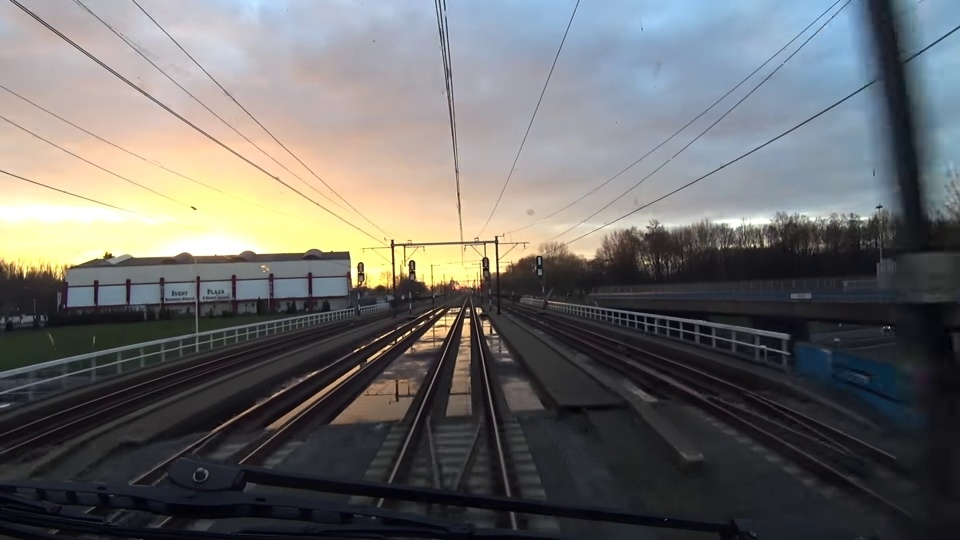
#> input picture lab4/photos/scene1_switch.jpg, 960 x 540 px; the run also reads 2 pictures not shown here
$ python lab4.py photos/scene1_switch.jpg
#> lines starting #> are read from the running program, lines starting #| are printed output that depends on the picture; after the words box and inside, x2 and y2 are one past the last pixel; in counts of white or black regions, pixels touching at a corner belong together
### lab4/ransac_line.py
import numpy as np


def _line_through(p, q):
    (x1, y1), (x2, y2) = p, q
    a, b = y2 - y1, x1 - x2
    norm = np.hypot(a, b)
    if norm == 0:
        return None
    a, b = a / norm, b / norm
    c = -(a * x1 + b * y1)
    return a, b, c


def _refine(points):
    center = points.mean(axis=0)
    _, _, vt = np.linalg.svd(points - center, full_matrices=False)
    a, b = vt[1]
    c = -(a * center[0] + b * center[1])
    return a, b, c


def fit_line_ransac(points, tolerance=3.0, attempts=100, min_support=2, seed=0):
    points = np.asarray(points, dtype=np.float64)
    n = len(points)
    empty = np.zeros(n, dtype=bool)
    if n < 2:
        return None, empty

    rng = np.random.default_rng(seed)
    best_model, best_inliers, best_count = None, empty, 0

    for _ in range(attempts):
        i, j = rng.choice(n, size=2, replace=False)
        model = _line_through(points[i], points[j])
        if model is None:
            continue
        a, b, c = model
        dist = np.abs(a * points[:, 0] + b * points[:, 1] + c)
        inliers = dist <= tolerance
        count = int(inliers.sum())
        if count > best_count:
            best_model, best_inliers, best_count = model, inliers, count

    if best_model is None or best_count < min_support:
        return None, empty


    a, b, c = _refine(points[best_inliers])
    dist = np.abs(a * points[:, 0] + b * points[:, 1] + c)
    return (a, b, c), dist <= tolerance

### lab4/lab4.py
import os
import sys
from collections import deque

import cv2 as cv
import numpy as np
import matplotlib.pyplot as plt

from ransac_line import fit_line_ransac

SHOW = "--no-show" not in sys.argv
OUT = "results"
os.makedirs(OUT, exist_ok=True)

TARGET_W = 960


SCENES = [
    dict(key="s1", file="photos/scene1_switch.jpg", roi=(300, 300, 360, 160),
         title="Сцена 1 – стрелочный съезд"),
    dict(key="s2", file="photos/scene2_tram_occlusion.jpg", roi=(200, 300, 480, 240),
         title="Сцена 2 – перекрытие рельсов трамваем"),
    dict(key="s3", file="photos/scene3_crossing.jpg", roi=(330, 330, 480, 210),
         title="Сцена 3 – переезд через проезжую часть"),
    dict(key="s4", file="photos/scene4_curve_fog.jpg", roi=(480, 380, 420, 160),
         title="Сцена 4 – поворот (ответвление) пути в тумане"),
]
MAIN = 3


PRIVACY = {
    "s2": [(320, 210, 70, 50), (0, 285, 135, 45)],
    "s3": [(115, 285, 60, 85), (245, 280, 100, 90), (845, 300, 55, 95),
           (935, 325, 25, 70), (160, 310, 80, 40)],
}


def load(path):
    img = cv.imread(path, cv.IMREAD_COLOR)
    if img is None:
        raise FileNotFoundError(f"Не удалось прочитать изображение: {path}")
    h, w = img.shape[:2]
    if w != TARGET_W:
        scale = TARGET_W / w
        img = cv.resize(img, (TARGET_W, round(h * scale)), interpolation=cv.INTER_AREA)
    return img


def for_display(img, key):
    out = img.copy()
    for x, y, w, h in PRIVACY.get(key, []):
        out[y:y + h, x:x + w] = cv.GaussianBlur(out[y:y + h, x:x + w], (31, 31), 12)
    return out


def crop(img, roi):
    x, y, w, h = roi
    return img[y:y + h, x:x + w]


def rgb(img):
    return cv.cvtColor(img, cv.COLOR_BGR2RGB)


def to_u8(a):
    m = a.max()
    return np.zeros(a.shape, np.uint8) if m == 0 else np.rint(a / m * 255).astype(np.uint8)


def show(ax, img, title, gray=False):
    if gray:
        ax.imshow(img, cmap="gray", vmin=0, vmax=255)
    else:
        ax.imshow(img)
    ax.set_title(title, fontsize=10)
    ax.axis("off")


def finish(fig, name):
    fig.tight_layout()
    fig.savefig(os.path.join(OUT, name), dpi=130, bbox_inches="tight")
    if SHOW:
        plt.show()
    plt.close(fig)


def gradients(smooth):
    gx = cv.Sobel(smooth, cv.CV_32F, 1, 0, ksize=3)
    gy = cv.Sobel(smooth, cv.CV_32F, 0, 1, ksize=3)
    mag = np.hypot(gx, gy)
    ang = np.degrees(np.arctan2(gy, gx)) % 180.0
    return gx, gy, mag, ang


def non_max_suppression(mag, ang):
    h, w = mag.shape
    out = np.zeros_like(mag)
    for y in range(1, h - 1):
        for x in range(1, w - 1):
            a = ang[y, x]
            if a < 22.5 or a >= 157.5:
                n1, n2 = mag[y, x - 1], mag[y, x + 1]
            elif a < 67.5:
                n1, n2 = mag[y - 1, x - 1], mag[y + 1, x + 1]
            elif a < 112.5:
                n1, n2 = mag[y - 1, x], mag[y + 1, x]
            else:
                n1, n2 = mag[y - 1, x + 1], mag[y + 1, x - 1]
            if mag[y, x] >= n1 and mag[y, x] >= n2:
                out[y, x] = mag[y, x]
    return out


def hysteresis(nms, low_ratio=0.1, high_ratio=0.2):
    m = nms.max()
    edges = np.zeros(nms.shape, np.uint8)
    if m == 0:
        return edges, 0.0, 0.0
    low, high = low_ratio * m, high_ratio * m
    h, w = nms.shape
    visited = np.zeros(nms.shape, bool)
    queue = deque()
    for y, x in zip(*np.nonzero(nms >= high)):
        visited[y, x] = True
        edges[y, x] = 255
        queue.append((y, x))
    while queue:
        y, x = queue.popleft()
        for dy in (-1, 0, 1):
            for dx in (-1, 0, 1):
                ny, nx = y + dy, x + dx
                if 0 <= ny < h and 0 <= nx < w and not visited[ny, nx]:
                    if nms[ny, nx] >= low:
                        visited[ny, nx] = True
                        edges[ny, nx] = 255
                        queue.append((ny, nx))
    return edges, low, high


def part1(scene):
    img = load(scene["file"])
    gray = cv.cvtColor(crop(img, scene["roi"]), cv.COLOR_BGR2GRAY)
    smooth = cv.GaussianBlur(gray, (5, 5), sigmaX=1, sigmaY=1)
    gx, gy, mag, ang = gradients(smooth)
    nms = non_max_suppression(mag, ang)
    own, low, high = hysteresis(nms, 0.1, 0.2)
    cv_a = cv.Canny(smooth, 60, 120, apertureSize=3, L2gradient=True)
    cv_b = cv.Canny(smooth, 30, 60, apertureSize=3, L2gradient=True)
    cv_c = cv.Canny(smooth, 100, 200, apertureSize=3, L2gradient=True)

    print("\nЧАСТЬ 1. Собственный Канни,", scene["title"])
    print(f"  тип Gx: {gx.dtype}, диапазон Gx: [{gx.min():.1f}, {gx.max():.1f}]")
    print(f"  max |grad| = {mag.max():.1f}, max после NMS = {nms.max():.1f}")
    print(f"  пороги: low = {low:.1f}, high = {high:.1f}")
    print(f"  доля ненулевых после NMS: {np.mean(nms > 0) * 100:.1f}%")
    stats = {}
    for name, e in [("свой (0.1/0.2 от max)", own), ("cv.Canny 60/120", cv_a),
                    ("cv.Canny 30/60", cv_b), ("cv.Canny 100/200", cv_c)]:
        stats[name] = int(np.count_nonzero(e))
        print(f"  {name:<24}: {stats[name]:6d} пикселей границ")
    both = np.count_nonzero((own > 0) & (cv_a > 0))
    union = np.count_nonzero((own > 0) | (cv_a > 0))
    print(f"  совпадение своего с 60/120: {both} общих из {union} (IoU {both / union:.2f})")
    print(f"  значения итоговой карты: {np.unique(own)}")

    fig, ax = plt.subplots(3, 2, figsize=(11, 7.6))
    ax = ax.ravel()
    show(ax[0], gray, "Полутоновый фрагмент", True)
    show(ax[1], smooth, "Гаусс 5×5, σ = 1", True)
    show(ax[2], to_u8(mag), "Величина градиента (норм. для показа)", True)
    show(ax[3], to_u8(nms), "После подавления немаксимумов", True)
    show(ax[4], own, f"Свой Канни: пороги 0,1 и 0,2 от max ({low:.0f}/{high:.0f})", True)
    show(ax[5], cv_a, "cv.Canny 60/120, L2gradient", True)
    finish(fig, "p1_own_canny.png")

    fig, ax = plt.subplots(1, 3, figsize=(14, 2.6))
    show(ax[0], cv_b, "cv.Canny 30/60", True)
    show(ax[1], cv_a, "cv.Canny 60/120", True)
    show(ax[2], cv_c, "cv.Canny 100/200", True)
    finish(fig, "p1_canny_thresholds.png")


    fig, ax = plt.subplots(figsize=(6, 2.6))
    im = ax.imshow(np.where(mag > high, ang, np.nan), cmap="twilight", vmin=0, vmax=180)
    ax.set_title("Направление градиента, ° (только сильные точки)", fontsize=10)
    ax.axis("off")
    fig.colorbar(im, ax=ax, fraction=0.03)
    finish(fig, "p1_direction.png")
    return dict(low=low, high=high, max_mag=float(mag.max()), max_nms=float(nms.max()),
                counts=stats, iou=both / union)


def part2(scene):
    img = load(scene["file"])
    x0, y0, w, h = scene["roi"]
    frag = crop(img, scene["roi"]).copy()
    gray = cv.GaussianBlur(cv.cvtColor(frag, cv.COLOR_BGR2GRAY), (5, 5), 1)

    T, mask = cv.threshold(gray, 0, 255, cv.THRESH_BINARY | cv.THRESH_OTSU)
    contours, _ = cv.findContours(mask, cv.RETR_EXTERNAL, cv.CHAIN_APPROX_SIMPLE)
    contours = [c for c in contours if cv.contourArea(c) > 0]
    contours = sorted(contours, key=cv.contourArea, reverse=True)[:3]

    print("\nЧАСТЬ 2. Контуры,", scene["title"])
    print(f"  порог Оцу: {T:.0f}, всего внешних контуров: "
          f"{len(cv.findContours(mask, cv.RETR_EXTERNAL, cv.CHAIN_APPROX_SIMPLE)[0])}")
    rows = []
    vis = frag.copy()
    for i, c in enumerate(contours, 1):
        area = cv.contourArea(c)
        per = cv.arcLength(c, True)
        m = cv.moments(c)
        cx, cy = (m["m10"] / m["m00"], m["m01"] / m["m00"]) if m["m00"] != 0 else (np.nan, np.nan)
        bx, by, bw, bh = cv.boundingRect(c)
        (rcx, rcy), (rw, rh), rang = cv.minAreaRect(c)
        filled = np.zeros_like(mask)
        cv.drawContours(filled, [c], -1, 255, -1)
        pix = int(np.count_nonzero(filled & mask))
        rows.append(dict(n=i, area=area, per=per, cx=cx, cy=cy, br=(bx, by, bw, bh),
                         mr=(rw, rh, rang), pix=pix, pts=len(c)))
        print(f"  #{i}: площадь {area:.1f} px², пикселей маски {pix}, периметр {per:.1f}, "
              f"центр ({cx:.1f}, {cy:.1f}), boundingRect {bw}x{bh}, "
              f"minAreaRect {rw:.1f}x{rh:.1f} @ {rang:.1f}°, точек {len(c)}")
        color = [(0, 0, 255), (0, 200, 0), (255, 0, 0)][i - 1]
        cv.drawContours(vis, [c], -1, color, 2)
        cv.rectangle(vis, (bx, by), (bx + bw - 1, by + bh - 1), (0, 255, 255), 1)
        box = np.rint(cv.boxPoints(((rcx, rcy), (rw, rh), rang))).astype(np.int32)
        cv.drawContours(vis, [box], -1, (255, 0, 255), 1)
        if m["m00"] != 0:
            cv.circle(vis, (int(round(cx)), int(round(cy))), 4, (255, 255, 255), -1)
            cv.circle(vis, (int(round(cx)), int(round(cy))), 4, (0, 0, 0), 1)
        cv.putText(vis, str(i), (bx + 3, by + 15), cv.FONT_HERSHEY_SIMPLEX, 0.55,
                   (255, 255, 255), 2)

    fig, ax = plt.subplots(3, 1, figsize=(8, 9.5))
    show(ax[0], rgb(frag), "Фрагмент")
    show(ax[1], mask, f"Маска Оцу (T = {T:.0f}), белое – светлые области", True)
    show(ax[2], rgb(vis), "Контуры 1–3: жёлтый – boundingRect, "
                          "пурпурный – minAreaRect, точка – центр")
    finish(fig, "p2_contours.png")
    return dict(T=T, rows=rows)


def segment_angle(l):
    x1, y1, x2, y2 = l
    return np.degrees(np.arctan2(abs(y2 - y1), abs(x2 - x1)))


def seg_len(l):
    x1, y1, x2, y2 = l
    return float(np.hypot(x2 - x1, y2 - y1))


def select_rails(lines, h):
    keep = []
    for l in lines:
        a = segment_angle(l)
        lower = max(l[1], l[3])
        if 20 <= a <= 80 and lower >= h / 3:
            keep.append(l)
    return keep


def draw_lines(img, lines, color, thick=2):
    out = img.copy()
    for x1, y1, x2, y2 in lines:
        cv.line(out, (x1, y1), (x2, y2), color, thick, cv.LINE_AA)
    return out


def ransac_segment(model, pts):

    a, b, c = model
    d = np.array([-b, a])
    p0 = -c * np.array([a, b])
    t = (pts - p0) @ d
    p1, p2 = p0 + t.min() * d, p0 + t.max() * d
    return p1, p2


def part34(scene):
    img = load(scene["file"])
    disp = for_display(img, scene["key"])
    x0, y0, w, h = scene["roi"]
    frag = crop(img, scene["roi"])
    gray = cv.cvtColor(frag, cv.COLOR_BGR2GRAY)
    smooth = cv.GaussianBlur(gray, (5, 5), sigmaX=1, sigmaY=1)
    edges = cv.Canny(smooth, 60, 120, apertureSize=3, L2gradient=True)

    raw = cv.HoughLinesP(edges, 1, np.pi / 180, 40, minLineLength=80, maxLineGap=20)
    lines = [] if raw is None else [tuple(int(v) for v in l) for l in raw.reshape(-1, 4)]
    chosen = select_rails(lines, h)
    longest2 = sorted(lines, key=seg_len, reverse=True)[:2]

    ys, xs = np.nonzero(edges)
    points = np.column_stack((xs, ys))
    model, inliers = fit_line_ransac(points, tolerance=3, attempts=100)

    print(f"\nЧАСТИ 3–4. {scene['title']}, ROI {scene['roi']}")
    print(f"  точек Канни: {len(points)}, отрезков Хафа: {len(lines)}, "
          f"по правилу: {len(chosen)}")
    print("  два самых длинных: " + "; ".join(
        f"{l} длина {seg_len(l):.0f}, угол {segment_angle(l):.0f}°" for l in longest2))

    res = dict(n_points=len(points), n_lines=len(lines), n_chosen=len(chosen),
               longest=[(l, seg_len(l), segment_angle(l)) for l in longest2],
               lines=lines, chosen=chosen)
    canvas_r = rgb(frag).copy()
    if model is None:
        print("  RANSAC: модель не найдена (None)")
        res["ransac"] = None
    else:
        a, b, c = model
        p1, p2 = ransac_segment(model, points[inliers])
        ang = np.degrees(np.arctan2(abs(p2[1] - p1[1]), abs(p2[0] - p1[0])))
        L = float(np.hypot(*(p2 - p1)))
        share = inliers.mean()
        print(f"  RANSAC: a={a:.4f}, b={b:.4f}, c={c:.2f}; поддержка {inliers.sum()} "
              f"из {len(points)} ({share * 100:.1f}%), отрезок "
              f"({p1[0]:.0f},{p1[1]:.0f})–({p2[0]:.0f},{p2[1]:.0f}), длина {L:.0f}, "
              f"угол {ang:.0f}°")
        res["ransac"] = dict(a=a, b=b, c=c, support=int(inliers.sum()), share=share,
                             p1=p1, p2=p2, length=L, angle=ang)
        canvas_r[ys[~inliers], xs[~inliers]] = (90, 90, 90)
        canvas_r[ys[inliers], xs[inliers]] = (0, 255, 0)
        cv.line(canvas_r, tuple(np.rint(p1).astype(int)), tuple(np.rint(p2).astype(int)),
                (255, 0, 0), 2, cv.LINE_AA)


    framed = disp.copy()
    cv.rectangle(framed, (x0, y0), (x0 + w - 1, y0 + h - 1), (0, 255, 255), 3)
    frag_d = crop(disp, scene["roi"])
    all_l = draw_lines(rgb(frag_d), lines, (255, 0, 0))
    sel_l = draw_lines(rgb(frag_d), chosen, (0, 255, 0), 3)
    sel_l = draw_lines(sel_l, longest2, (255, 0, 255), 1)

    fig = plt.figure(figsize=(12, 9.6))
    gs = fig.add_gridspec(3, 2, height_ratios=[1.25, 1, 1])
    ax = fig.add_subplot(gs[0, :])
    show(ax, rgb(framed), f"{scene['title']}; область x={x0}, y={y0}, w={w}, h={h}")
    show(fig.add_subplot(gs[1, 0]), rgb(frag_d), "Фрагмент")
    show(fig.add_subplot(gs[1, 1]), edges, "cv.Canny 60/120 (Гаусс 5×5, σ=1)", True)
    show(fig.add_subplot(gs[2, 0]), all_l, f"Хаф: все отрезки ({len(lines)})")
    ax = fig.add_subplot(gs[2, 1])
    show(ax, sel_l, f"Зелёные – по правилу ({len(chosen)}), пурпурные – 2 самых длинных")
    finish(fig, f"p3_{scene['key']}_hough.png")

    fig, ax = plt.subplots(1, 2, figsize=(12, 12 * h / w / 2 + 0.6))
    show(ax[0], edges, "Точки Канни", True)
    title = ("RANSAC: модели нет (None)" if model is None else
             f"RANSAC: поддержка {res['ransac']['support']} точек (зелёные), отрезок – красный")
    show(ax[1], canvas_r, title)
    finish(fig, f"p4_{scene['key']}_ransac.png")
    return res


CIRCLE_CASES = [
    dict(key="c1", scene=1, box=(280, 285, 170, 60), r=(5, 12),
         title="Фары трамвая (сцена 2)"),
    dict(key="c2", scene=2, box=(680, 280, 60, 60), r=(12, 22),
         title="Круглый знак (сцена 3)"),
    dict(key="c3", scene=3, box=(705, 170, 75, 110), r=(6, 15),
         title="Светофор (сцена 4)"),
]


def circles():
    print("\nЧАСТЬ 3. Окружности Хафа")
    res = []
    fig, ax = plt.subplots(2, 3, figsize=(12, 6))
    for k, cs in enumerate(CIRCLE_CASES):
        img = load(SCENES[cs["scene"]]["file"])
        frag = crop(img, cs["box"]).copy()
        g = cv.medianBlur(cv.cvtColor(frag, cv.COLOR_BGR2GRAY), 5)
        rmin, rmax = cs["r"]
        found = cv.HoughCircles(g, cv.HOUGH_GRADIENT, dp=1, minDist=2 * rmin,
                                param1=100, param2=12, minRadius=rmin, maxRadius=rmax)
        out = rgb(frag).copy()
        lst = [] if found is None else [tuple(float(v) for v in c) for c in found[0]]
        for cx, cy, r in lst:
            cv.circle(out, (int(round(cx)), int(round(cy))), int(round(r)), (0, 255, 0), 1)
            cv.circle(out, (int(round(cx)), int(round(cy))), 1, (255, 0, 0), -1)
        print(f"  {cs['title']}: диапазон радиусов {rmin}–{rmax}, найдено {len(lst)}: "
              + ", ".join(f"центр ({cx:.0f},{cy:.0f}) r={r:.1f}" for cx, cy, r in lst))
        res.append(dict(title=cs["title"], r=cs["r"], found=lst))
        show(ax[0, k], rgb(frag), cs["title"])
        show(ax[1, k], out, f"HoughCircles, r = {rmin}…{rmax}: найдено {len(lst)}")
    finish(fig, "p3_circles.png")
    return res


if __name__ == "__main__":
    for s in SCENES:
        img = load(s["file"])
#> in load, img is the input picture: shape (540, 960, 3); mean B, G, R 105.7, 106.3, 106.6
        print(f"{s['file']}: {img.shape[1]}x{img.shape[0]} после приведения к ширине 960")
#| photos/scene1_switch.jpg: 960x540 после приведения к ширине 960
    r1 = part1(SCENES[MAIN])
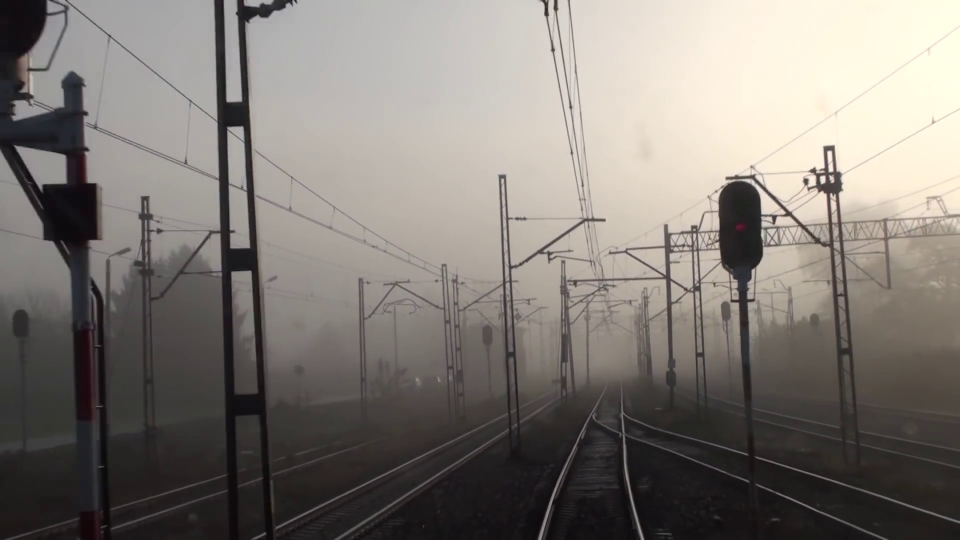
#> input picture lab4/photos/scene4_curve_fog.jpg, 1920 x 1080 px (shown at 1/2 size)
#> in load, img is the input picture: shape (1080, 1920, 3); mean B, G, R 117.6, 123.3, 128.8
#> after the loop in non_max_suppression, `for y in range(1, h - 1):`:
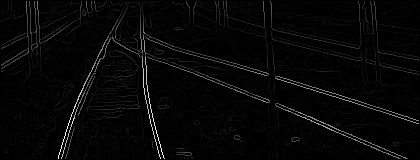
#> out: shape (160, 420) float32; min 0, max 291, mean 7.6; drawn with min black and max white
#> in hysteresis, `m = nms.max()`: m = 291
#> in hysteresis, `low, high = low_ratio * m, high_ratio * m`: low = 29.1; high = 58.21
#> the loop in hysteresis, `for y, x in zip(*np.nonzero(nms >= high)):` made 2361 passes
#> (y, x) on passes 1 to 3: (1, 26), (1, 29), (1, 34)
#> after the loop in hysteresis, `for y, x in zip(*np.nonzero(nms >= high)):`:
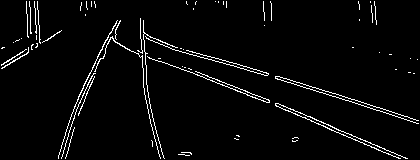
#> edges: shape (160, 420); 3.5% white in thin lines or dots
#> the loop in hysteresis, `while queue:` made 3058 passes
#> after the loop in hysteresis, `while queue:`:
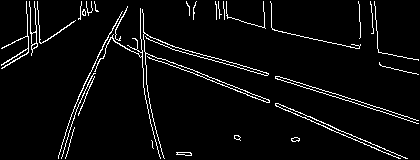
#> visited: shape (160, 420) bool; 4.6% white in thin lines or dots
#> in part1, `own, low, high = hysteresis(nms, 0.1, 0.2)`: low = 29.1; high = 58.21
#| ЧАСТЬ 1. Собственный Канни, Сцена 4 – поворот (ответвление) пути в тумане
#|   тип Gx: float32, диапазон Gx: [-282.0, 276.0]
#|   max |grad| = 291.0, max после NMS = 291.0
#|   пороги: low = 29.1, high = 58.2
#|   доля ненулевых после NMS: 30.0%
#> the loop in part1, `for name, e in [("свой (0.1/0.2 от max)", own), ("cv.Canny 60/120", cv..` made 4 passes
#> name on passes 1 to 4: 'свой (0.1/0.2 от max)', 'cv.Canny 60/120', 'cv.Canny 30/60', 'cv.Canny 100/200'
#> (printed output is left out)
#> after the loop in part1, `for name, e in [("свой (0.1/0.2 от max)", own), ("cv.Canny 60/120", cv..`: stats = {'свой (0.1/0.2 от max)': 3058, 'cv.Canny 60/120': 1799, 'cv.Canny 30/60': 3009, 'cv.Canny 100/200': 438}
#> in part1, `both = np.count_nonzero((own > 0) & (cv_a > 0))`: both = 1789
#> in part1, `union = np.count_nonzero((own > 0) | (cv_a > 0))`: union = 3068
#|   совпадение своего с 60/120: 1789 общих из 3068 (IoU 0.58)
#|   значения итоговой карты: [  0 255]
#> in to_u8, `m = a.max()`: m = 291
#> call 3 of finish, with name = 'p1_direction.png'
#> in finish (call 3), `fig.savefig(os.path.join(OUT, name), dpi=130, bbox_inches="tight")`:
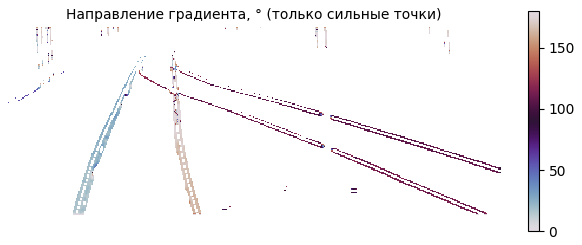
#> figure drawn by matplotlib, 2 panels
#> r1 = 6 items
    r2 = part2(SCENES[MAIN])
#> in part2, `T, mask = cv.threshold(gray, 0, 255, cv.THRESH_BINARY | cv.THRESH_OTSU)`: T = 47
#> in part2, `contours, _ = cv.findContours(mask, cv.RETR_EXTERNAL, cv.CHAIN_APPROX_..`: contours = 19 contours, 12 with area under 20; largest, box (x1, y1, x2, y2) and area: (0, 0, 269, 160) 11272, (270, 0, 420, 75) 8270, (275, 76, 420, 124) 386, (276, 103, 408, 160) 324, (112, 51, 132, 77) 230, (284, 51, 297, 58) 54, (276, 61, 285, 66) 26
#> in part2, `contours = [c for c in contours if cv.contourArea(c) > 0]`: contours = 16 contours, 9 with area under 20; largest, box (x1, y1, x2, y2) and area: (0, 0, 269, 160) 11272, (270, 0, 420, 75) 8270, (275, 76, 420, 124) 386, (276, 103, 408, 160) 324, (112, 51, 132, 77) 230, (284, 51, 297, 58) 54, (276, 61, 285, 66) 26
#> in part2, `contours = sorted(contours, key=cv.contourArea, reverse=True)[:3]`: contours = 3 contours; box (x1, y1, x2, y2) and area: (0, 0, 269, 160) 11272, (270, 0, 420, 75) 8270, (275, 76, 420, 124) 386
#|   порог Оцу: 47, всего внешних контуров: 19
#> the loop in part2, `for i, c in enumerate(contours, 1):` made 3 passes
#> (area, per, cx, cy, bx, by, bw, bh) on passes 1 to 3: (11272.5, 2046.7, 122.5, 29.96, 0, 0, 269, 160), (8270, 747, 349.3, 29.8, 270, 0, 150, 75), (386, 329.3, 351.1, 100.2, 275, 76, 145, 48)
#> (printed output is left out)
#> after the loop in part2, `for i, c in enumerate(contours, 1):`:
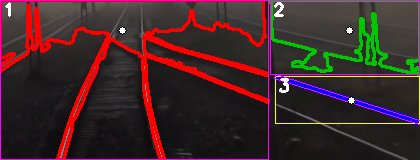
#> vis: shape (160, 420, 3); mean B, G, R 41.2, 40.7, 64.1
#> after the loop in part2, `for i, c in enumerate(contours, 1):`: rows = 3 items
#> r2 = 2 items
    r3 = [part34(s) for s in SCENES]
#> in part34, `gray = cv.cvtColor(frag, cv.COLOR_BGR2GRAY)`:
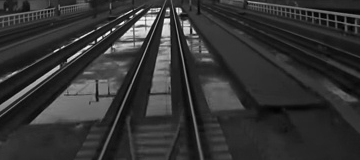
#> gray: shape (160, 360); min 1, max 248, mean 51.1
#> (the rest of the program and of its run is left out)
